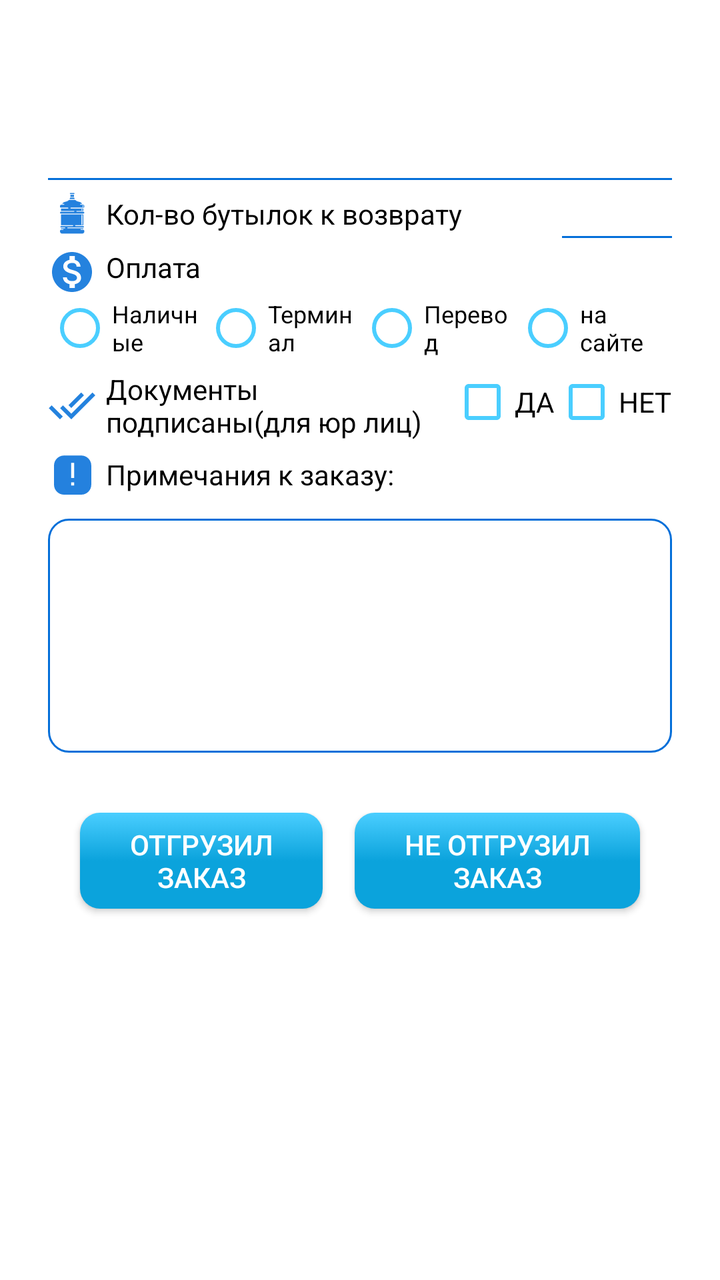
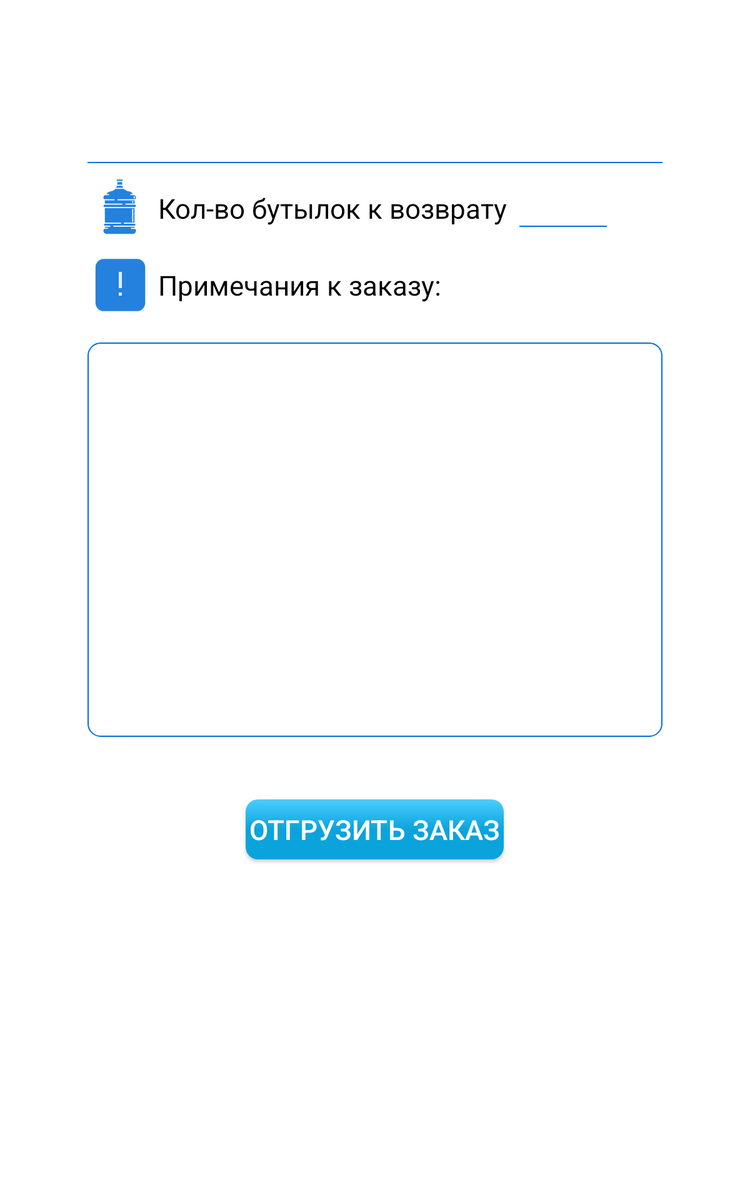

First picture: res/layout/ on a phone held upright. Second picture: the repository's own variant of that layout, on a device whose configuration matches the variant's folder. Source for both follows.
<!-- AndroidManifest.xml: application theme AppTheme -->
<!-- res/layout/shipment_data.xml -->
<?xml version="1.0" encoding="utf-8"?>
<FrameLayout xmlns:android="http://schemas.android.com/apk/res/android"
    xmlns:app="http://schemas.android.com/apk/res-auto"
    xmlns:tools="http://schemas.android.com/tools"
    android:layout_width="match_parent"
    android:layout_height="match_parent"
    android:background="@color/white"
    android:id="@+id/pickerContainer"
    tools:context=".ui.activities.ShipmentData">

    <ProgressBar
        android:id="@+id/progressBar"
        android:indeterminateDrawable="@drawable/progress_bar"
        android:layout_gravity="center"
        android:layout_width="wrap_content"
        android:layout_height="wrap_content"
        android:visibility="gone"/>

    <ScrollView
        android:layout_width="match_parent"
        android:layout_height="match_parent">

        <LinearLayout
            android:layout_width="match_parent"
            android:layout_height="wrap_content"
            android:layout_marginStart="24dp"
            android:layout_marginLeft="24dp"
            android:layout_marginEnd="24dp"
            android:layout_marginRight="24dp"
            android:orientation="vertical">

            <TextView
                android:id="@+id/address"
                android:layout_width="match_parent"
                android:layout_height="wrap_content"
                android:layout_marginTop="60dp"
                android:layout_marginBottom="10dp"
                android:gravity="center"
                android:textColor="@color/linesAndText"
                android:textSize="14sp" />

            <TextView
                android:id="@+id/line"
                android:layout_width="match_parent"
                android:layout_height="1dp"
                android:background="@color/linesAndText" />

            <LinearLayout
                android:layout_width="match_parent"
                android:layout_height="match_parent"
                android:layout_marginTop="5dp"
                android:orientation="horizontal">

                <ImageView
                    android:id="@+id/tanksIcon"
                    android:layout_width="wrap_content"
                    android:layout_height="wrap_content"
                    app:srcCompat="@drawable/ic_tank" />

                <TextView
                    android:id="@+id/tanks"
                    style="@style/wayListsText"
                    android:layout_width="match_parent"
                    android:layout_height="wrap_content"
                    android:layout_gravity="center_vertical"
                    android:layout_weight="1"
                    android:text="@string/tanks" />

                <LinearLayout
                    android:layout_width="match_parent"
                    android:layout_height="match_parent"
                    android:layout_weight="3"
                    android:gravity="bottom"
                    android:orientation="vertical">

                    <EditText
                        android:id="@+id/editText2"
                        android:layout_width="match_parent"
                        android:layout_height="wrap_content"
                        android:layout_marginLeft="5dp"
                        android:background="@color/transperent"
                        android:ems="10"
                        android:gravity="center_horizontal"
                        android:inputType="number"
                        android:maxLength="3"
                        android:textColor="@color/black"
                        android:textSize="14sp" />

                    <TextView
                        android:id="@+id/textView21"
                        android:layout_width="match_parent"
                        android:layout_height="1dp"
                        android:layout_marginLeft="5dp"
                        android:background="@color/linesAndText" />
                </LinearLayout>

            </LinearLayout>

            <LinearLayout
                android:layout_width="match_parent"
                android:layout_height="wrap_content"
                android:layout_marginTop="5dp"
                android:orientation="horizontal">

                <ImageView
                    android:id="@+id/paymentIcon"
                    android:layout_width="wrap_content"
                    android:layout_height="wrap_content"
                    android:layout_weight="0"
                    android:background="@drawable/ic_baseline_monetization_on_24" />

                <TextView
                    android:id="@+id/paymentTv"
                    style="@style/wayListsText"
                    android:layout_width="match_parent"
                    android:layout_height="wrap_content"
                    android:layout_gravity="center_horizontal"
                    android:layout_weight="1"
                    android:text="Оплата" />

            </LinearLayout>

            <RadioGroup
                android:id="@+id/radio_cash_group"
                android:layout_width="match_parent"
                android:layout_height="0dp"
                android:layout_weight="1"
                android:orientation="horizontal">

                <RadioButton
                    android:id="@+id/radio_cash"
                    android:layout_width="match_parent"
                    android:layout_height="wrap_content"
                    android:layout_weight="1"
                    android:text="@string/cash"
                    android:textSize="12sp" />

                <RadioButton
                    android:id="@+id/radio_terminal"
                    android:layout_width="match_parent"
                    android:layout_height="wrap_content"
                    android:layout_weight="1"
                    android:text="@string/terminal"
                    android:textSize="12sp" />

                <RadioButton
                    android:id="@+id/radio_transfer"
                    android:layout_width="match_parent"
                    android:layout_height="wrap_content"
                    android:layout_weight="1"
                    android:text="@string/transfer"
                    android:textSize="12sp" />

                <RadioButton
                    android:id="@+id/radio_on_site"
                    android:layout_width="match_parent"
                    android:layout_height="wrap_content"
                    android:layout_weight="1"
                    android:text="@string/on_site"
                    android:textSize="12sp" />
            </RadioGroup>

            <LinearLayout
                android:layout_width="match_parent"
                android:layout_height="match_parent"
                android:layout_marginTop="5dp"
                android:orientation="horizontal">

                <ImageView
                    android:id="@+id/yurInfoIcon"
                    android:layout_width="wrap_content"
                    android:layout_height="wrap_content"
                    android:layout_gravity="center"
                    android:background="@drawable/ic_baseline_done_all_24" />

                <TextView
                    android:id="@+id/yorInfo"
                    style="@style/wayListsText"
                    android:layout_width="0dp"
                    android:layout_height="wrap_content"
                    android:layout_gravity="center_vertical"
                    android:layout_weight="1"
                    android:text="Документы подписаны(для юр лиц)" />

                <CheckBox
                    android:id="@+id/DocYES"
                    android:layout_width="wrap_content"
                    android:layout_height="wrap_content"
                    android:layout_weight="0"
                    android:text="ДА" />

                <CheckBox
                    android:id="@+id/DocNO"
                    android:layout_width="wrap_content"
                    android:layout_height="wrap_content"
                    android:layout_weight="0"
                    android:text="НЕТ" />
            </LinearLayout>

            <LinearLayout
                android:layout_width="match_parent"
                android:layout_height="match_parent"
                android:layout_marginTop="5dp"
                android:orientation="horizontal">

                <ImageView
                    android:id="@+id/driverCommIcon"
                    android:layout_width="wrap_content"
                    android:layout_height="wrap_content"
                    app:srcCompat="@drawable/ic_driver_comment" />

                <TextView
                    android:id="@+id/driverComment"
                    style="@style/wayListsText"
                    android:layout_width="match_parent"
                    android:layout_height="wrap_content"
                    android:layout_gravity="center_vertical"
                    android:text="@string/note" />


            </LinearLayout>


            <EditText
                android:id="@+id/editText"
                android:layout_width="match_parent"
                android:layout_height="wrap_content"
                android:layout_marginTop="10dp"
                android:background="@drawable/text_area"
                android:ems="10"
                android:inputType="textMultiLine"
                android:lines="7"
                android:maxLength="127"
                android:textColor="@color/black"
                android:textSize="14sp" />

            <TextView
                android:id="@+id/textView14"
                android:layout_width="wrap_content"
                android:layout_height="wrap_content"
                android:layout_gravity="center_horizontal"
                android:layout_marginTop="20dp"
                android:textColor="@color/shipmentText"
                android:textSize="16sp"
                android:visibility="gone" />

            <LinearLayout
                android:id="@+id/shipmentOrder"
                android:layout_width="match_parent"
                android:layout_height="wrap_content"
                android:layout_marginTop="30dp"
                android:orientation="horizontal">

                <Button
                    android:id="@+id/yesShipment"
                    android:layout_width="wrap_content"
                    android:layout_height="wrap_content"
                    android:layout_gravity="center_horizontal"
                    android:layout_marginLeft="16dp"
                    android:layout_marginTop="30dp"
                    android:layout_marginBottom="10dp"
                    android:layout_weight="1"
                    android:background="@drawable/gradient_button"
                    android:text="@string/confirmOrderYes"
                    android:textColor="@color/white"
                    android:textSize="14sp" />

                <Button
                    android:id="@+id/noShipment"
                    android:layout_width="wrap_content"
                    android:layout_height="wrap_content"
                    android:layout_gravity="center_horizontal"
                    android:layout_marginStart="16dp"
                    android:layout_marginLeft="16dp"
                    android:layout_marginTop="30dp"
                    android:layout_marginEnd="16dp"
                    android:layout_marginRight="16dp"
                    android:layout_marginBottom="10dp"
                    android:layout_weight="1"
                    android:background="@drawable/gradient_button"
                    android:text="@string/confirmOrderNo"
                    android:textColor="@color/white"
                    android:textSize="14sp" />

            </LinearLayout>


        </LinearLayout>
    </ScrollView>

    <TextView
        android:id="@+id/textView27"
        android:layout_width="match_parent"
        android:layout_height="40dp"
        android:layout_gravity="bottom"
        android:visibility="gone"
        android:gravity="center"
        android:background="@color/shipmentBackground"
        android:textColor="@color/shipmentText"
        android:textSize="14sp"
        android:text="@string/emptyField" />

</FrameLayout>
<!-- resources referenced by this layout -->
<resources>
  <color name="black">#000000</color>
  <color name="linesAndText">#046FD9</color>
  <color name="shipmentBackground">#FFE4E4</color>
  <color name="shipmentText">#EC5959</color>
  <color name="transperent">#00000000</color>
  <color name="white">#ffffff</color>
  <!-- drawable gradient_button (drawable) -->
  <?xml version="1.0" encoding="utf-8"?>
  <selector xmlns:android="http://schemas.android.com/apk/res/android">
      <item android:drawable="@drawable/gradient_btn_pressed" android:state_pressed="true" />
      <item android:drawable="@drawable/gradient" android:state_focused="true" />
      <item android:drawable="@drawable/gradient" />
  </selector>
  <!-- drawable ic_baseline_done_all_24 (drawable) -->
  <vector android:height="24dp" android:tint="#2482DE"
      android:viewportHeight="24" android:viewportWidth="24"
      android:width="24dp" xmlns:android="http://schemas.android.com/apk/res/android">
      <path android:fillColor="@android:color/white" android:pathData="M18,7l-1.41,-1.41 -6.34,6.34 1.41,1.41L18,7zM22.24,5.59L11.66,16.17 7.48,12l-1.41,1.41L11.66,19l12,-12 -1.42,-1.41zM0.41,13.41L6,19l1.41,-1.41L1.83,12 0.41,13.41z"/>
  </vector>
  <!-- drawable text_area (drawable) -->
  <?xml version="1.0" encoding="utf-8"?>
  <shape xmlns:android="http://schemas.android.com/apk/res/android" >
      <stroke android:color="@color/linesAndText"
          android:width="1dp"/>
      <corners android:radius="10dp"/>
  </shape>
  <string name="cash">Наличные</string>
  <string name="confirmOrderNo">Не отгрузил заказ</string>
  <string name="confirmOrderYes">Отгрузил Заказ</string>
  <string name="emptyField">Укажите вид оплаты и Количество бутылок к возврату</string>
  <string name="note">Примечания к заказу:</string>
  <string name="on_site">на сайте</string>
  <string name="tanks">Кол-во бутылок к возврату</string>
  <string name="terminal">Терминал</string>
  <string name="transfer">Перевод</string>
  <style name="wayListsText">
          <item name="android:textColor">@color/black</item>
          <item name="android:textSize">14sp</item>
          <item name="android:layout_marginLeft">5dp</item>
      </style>
  <style name="AppTheme" parent="Theme.AppCompat.Light.DarkActionBar">
          
          <item name="colorPrimary">@color/colorPrimary</item>
          <item name="colorPrimaryDark">@color/colorPrimaryDark</item>
          <item name="colorAccent">@color/colorAccent</item>
          <item name="android:textColorSecondary">@color/colorPrimary</item>
      </style>
  <!-- drawable gradient_btn_pressed (drawable) -->
  <?xml version="1.0" encoding="UTF-8"?>
  <shape xmlns:android="http://schemas.android.com/apk/res/android" android:shape="rectangle" >
      <solid android:color="@color/loginPressed"/>
  
      <corners
          android:radius="10dp"/>
  
      <padding android:top="3dp"
          android:right="3dp"
          android:left="3dp"
          android:bottom="3dp"/>
  
  </shape>
  <!-- drawable gradient (drawable) -->
  <?xml version="1.0" encoding="UTF-8"?>
  <shape xmlns:android="http://schemas.android.com/apk/res/android" android:shape="rectangle" >
  
      <gradient
          android:angle="90"
          android:centerColor="#0BA3DC"
          android:endColor="#4ACEFF"
          android:startColor="#0BA3DC"
          android:type="linear" />
  
      <corners
          android:radius="10dp"/>
  
      <padding android:top="3dp"
          android:right="3dp"
          android:left="3dp"
          android:bottom="3dp"/>
  
  </shape>
  <color name="progressBar">#a8e7ff</color>
  <color name="colorPrimary">#4aceff</color>
  <color name="progressBarS">#dcf6fbfd</color>
      //цвета для иконок
  <color name="colorPrimaryDark">#4aceff</color>
  <color name="colorAccent">#4aceff</color>
  <color name="loginPressed">#9CD8FF</color>
  <!-- some entries are left out for length -->
</resources>
<!-- res/layout-sw600dp/shipment_data.xml (the repository's variant of the layout above) -->
<!-- drawn on a 7-inch tablet held upright -->
<?xml version="1.0" encoding="utf-8"?>
<FrameLayout xmlns:android="http://schemas.android.com/apk/res/android"
    xmlns:app="http://schemas.android.com/apk/res-auto"
    xmlns:tools="http://schemas.android.com/tools"
    android:layout_width="match_parent"
    android:layout_height="match_parent"
    android:id="@+id/pickerContainer"
    android:background="@color/white"
    tools:context=".ui.activities.ShipmentData">

    <ProgressBar
        android:id="@+id/progressBar"
        android:indeterminateDrawable="@drawable/progress_bar"
        android:layout_gravity="center"
        android:layout_width="wrap_content"
        android:layout_height="wrap_content"
        android:visibility="gone"/>

    <ScrollView
        android:layout_width="match_parent"
        android:layout_height="match_parent">

        <LinearLayout
            android:layout_marginLeft="70dp"
            android:layout_marginRight="70dp"
            android:layout_width="match_parent"
            android:layout_height="wrap_content"
            android:orientation="vertical" >

            <TextView
                android:id="@+id/address"
                android:layout_marginTop="80dp"
                android:textColor="@color/linesAndText"
                android:textSize="22sp"
                android:gravity="center"
                android:layout_marginBottom="20dp"
                android:layout_width="match_parent"
                android:layout_height="wrap_content" />

            <TextView
                android:id="@+id/line"
                android:layout_width="match_parent"
                android:layout_height="1dp"
                android:background="@color/linesAndText" />

            <LinearLayout
                android:layout_width="match_parent"
                android:layout_height="match_parent"
                android:layout_marginTop="10dp"
                android:orientation="horizontal">

                <ImageView
                    android:id="@+id/tanksIcon"
                    android:layout_width="wrap_content"
                    android:layout_height="wrap_content"
                    app:srcCompat="@drawable/ic_tank" />

                <TextView
                    style="@style/wayListsText"
                    android:layout_gravity="center_vertical"
                    android:id="@+id/tanks"
                    android:textSize="22sp"
                    android:text="@string/tanks"
                    android:layout_width="wrap_content"
                    android:layout_height="wrap_content" />

                <LinearLayout
                    android:layout_width="match_parent"
                    android:layout_height="wrap_content"
                    android:layout_gravity="center_vertical"
                    android:orientation="vertical">

                    <EditText
                        android:id="@+id/editText2"
                        android:layout_width="70dp"
                        android:layout_height="wrap_content"
                        android:ems="10"
                        android:textSize="22sp"
                        android:textColor="@color/black"
                        android:inputType="number"
                        android:gravity="center_horizontal"
                        android:layout_marginLeft="10dp"
                        android:maxLength="3"
                        android:background="@color/transperent" />

                    <TextView
                        android:id="@+id/textView21"
                        android:layout_width="70dp"
                        android:layout_height="1dp"
                        android:layout_marginLeft="10dp"
                        android:background="@color/linesAndText" />
                </LinearLayout>
            </LinearLayout>

            <LinearLayout
                android:layout_width="match_parent"
                android:layout_height="match_parent"
                android:layout_marginTop="10dp"
                android:orientation="horizontal">

                <ImageView
                    android:id="@+id/driverCommIcon"
                    android:layout_width="wrap_content"
                    android:layout_height="wrap_content"
                    app:srcCompat="@drawable/ic_driver_comment" />

                <TextView
                    style="@style/wayListsText"
                    android:layout_gravity="center_vertical"
                    android:id="@+id/driverComment"
                    android:textSize="22sp"
                    android:text="@string/note"
                    android:layout_width="match_parent"
                    android:layout_height="wrap_content" />


            </LinearLayout>

            <EditText
                android:id="@+id/editText"
                android:layout_marginTop="20dp"
                android:layout_width="match_parent"
                android:layout_height="wrap_content"
                android:background="@drawable/text_area"
                android:ems="10"
                android:lines="12"
                android:maxLength="127"
                android:textSize="22sp"
                android:textColor="@color/black"
                android:inputType="textMultiLine" />

            <TextView
                android:id="@+id/textView14"
                android:textSize="24sp"
                android:layout_marginTop="40dp"
                android:layout_gravity="center_horizontal"
                android:layout_width="wrap_content"
                android:layout_height="wrap_content"
                android:textColor="@color/shipmentText"
                android:visibility="gone" />

            <Button
                android:id="@+id/shipment"
                android:layout_marginTop="50dp"
                android:layout_marginBottom="20dp"
                android:layout_gravity="center_horizontal"
                android:background="@drawable/gradient_button"
                android:layout_width="wrap_content"
                android:layout_height="wrap_content"
                android:textColor="@color/white"
                android:textSize="22sp"
                android:text="@string/confirmOrder" />

        </LinearLayout>
    </ScrollView>

    <TextView
        android:id="@+id/textView27"
        android:layout_width="match_parent"
        android:layout_height="40dp"
        android:layout_gravity="bottom"
        android:visibility="gone"
        android:gravity="center"
        android:background="@color/shipmentBackground"
        android:textColor="@color/shipmentText"
        android:textSize="14sp"
        android:text="@string/emptyField" />
</FrameLayout>
<!-- resources referenced by the variant -->
<!-- as a 7-inch tablet held upright resolves them -->
<resources>
  <color name="black">#000000</color>
  <color name="linesAndText">#046FD9</color>
  <color name="shipmentBackground">#FFE4E4</color>
  <color name="shipmentText">#EC5959</color>
  <color name="transperent">#00000000</color>
  <color name="white">#ffffff</color>
  <!-- drawable gradient_button (drawable) -->
  <?xml version="1.0" encoding="utf-8"?>
  <selector xmlns:android="http://schemas.android.com/apk/res/android">
      <item android:drawable="@drawable/gradient_btn_pressed" android:state_pressed="true" />
      <item android:drawable="@drawable/gradient" android:state_focused="true" />
      <item android:drawable="@drawable/gradient" />
  </selector>
  <!-- drawable ic_driver_comment: png bitmap (drawable-hdpi, 465 bytes) -->
  <!-- drawable ic_tank: png bitmap (drawable-sw600dp-hdpi, 1206 bytes) -->
  <!-- drawable progress_bar (drawable) -->
  <?xml version="1.0" encoding="utf-8"?>
  <animated-rotate xmlns:android="http://schemas.android.com/apk/res/android"
      android:pivotX="50%"
      android:pivotY="50%" >
  
      <shape
          android:innerRadiusRatio="4"
          android:shape="ring"
          android:thicknessRatio="7.333"
          android:useLevel="false" >
          <size
              android:height="30dp"
              android:width="30dp" />
  
          <gradient
              android:centerColor="@color/progressBar"
              android:centerY="0.50"
              android:endColor="@color/colorPrimary"
              android:startColor="@color/progressBarS"
              android:type="sweep"
              android:useLevel="false" />
      </shape>
  
  </animated-rotate>
  <!-- drawable text_area (drawable) -->
  <?xml version="1.0" encoding="utf-8"?>
  <shape xmlns:android="http://schemas.android.com/apk/res/android" >
      <stroke android:color="@color/linesAndText"
          android:width="1dp"/>
      <corners android:radius="10dp"/>
  </shape>
  <string name="confirmOrder">Отгрузить Заказ</string>
  <string name="emptyField">Укажите вид оплаты и Количество бутылок к возврату</string>
  <string name="note">Примечания к заказу:</string>
  <string name="tanks">Кол-во бутылок к возврату</string>
  <style name="wayListsText">
          <item name="android:textColor">@color/black</item>
          <item name="android:textSize">14sp</item>
          <item name="android:layout_marginLeft">5dp</item>
      </style>
  <style name="AppTheme" parent="Theme.AppCompat.Light.DarkActionBar">
          
          <item name="colorPrimary">@color/colorPrimary</item>
          <item name="colorPrimaryDark">@color/colorPrimaryDark</item>
          <item name="colorAccent">@color/colorAccent</item>
          <item name="android:textColorSecondary">@color/colorPrimary</item>
      </style>
  <!-- drawable gradient_btn_pressed (drawable) -->
  <?xml version="1.0" encoding="UTF-8"?>
  <shape xmlns:android="http://schemas.android.com/apk/res/android" android:shape="rectangle" >
      <solid android:color="@color/loginPressed"/>
  
      <corners
          android:radius="10dp"/>
  
      <padding android:top="3dp"
          android:right="3dp"
          android:left="3dp"
          android:bottom="3dp"/>
  
  </shape>
  <!-- drawable gradient (drawable) -->
  <?xml version="1.0" encoding="UTF-8"?>
  <shape xmlns:android="http://schemas.android.com/apk/res/android" android:shape="rectangle" >
  
      <gradient
          android:angle="90"
          android:centerColor="#0BA3DC"
          android:endColor="#4ACEFF"
          android:startColor="#0BA3DC"
          android:type="linear" />
  
      <corners
          android:radius="10dp"/>
  
      <padding android:top="3dp"
          android:right="3dp"
          android:left="3dp"
          android:bottom="3dp"/>
  
  </shape>
  <color name="progressBar">#a8e7ff</color>
  <color name="colorPrimary">#4aceff</color>
  <color name="progressBarS">#dcf6fbfd</color>
      //цвета для иконок
  <color name="colorPrimaryDark">#4aceff</color>
  <color name="colorAccent">#4aceff</color>
  <color name="loginPressed">#9CD8FF</color>
</resources>
